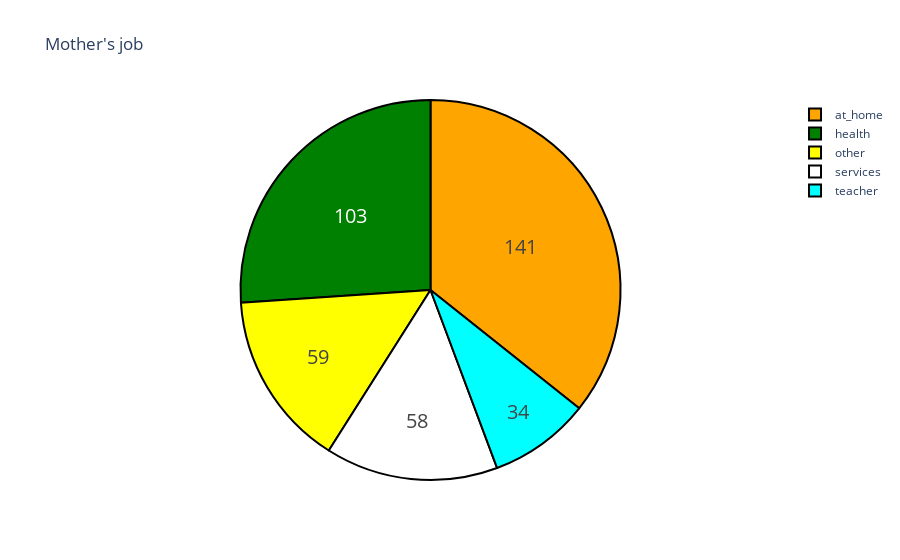

This figure's notebook cell:
### Markdown cell above
Most students live with their mother and father. We have a lot of information about parents of students. Let's see what the students mothers do. How many of them are doctors, housewives, and so on.

### Code cell
labels = data["Mjob"].unique().tolist()
amount = data["Mjob"].value_counts().tolist()

colors = ["orange", "green", "yellow", "white",'cyan']

trace = go.Pie(labels=labels, values=amount,
               hoverinfo='label+percent', textinfo='value', 
               textfont=dict(size=20),
               marker=dict(colors=colors, 
                           line=dict(color='#000000', width=2)))

dt = [trace]
layout = go.Layout(title="Mother's job")

fig = go.Figure(data=dt, layout=layout)
iplot(fig, filename = 'pi_chart')


#This block of code represents the same pattern of Health Status and Alcohol Consumption. This pie chart represents the Mother's job.

### Figure 1 — Plotly figure (JSON) as saved in the notebook; plotly's stock layout.template omitted (floating-point values rounded to 4 significant figures)
{"data": [{"hoverinfo": "label+percent", "labels": ["at_home", "health", "other", "services", "teacher"], "marker": {"colors": ["orange", "green", "yellow", "white", "cyan"], "line": {"color": "#000000", "width": 2}}, "textfont": {"size": 20}, "textinfo": "value", "type": "pie", "values": [141, 103, 59, 58, 34]}], "layout": {"title": {"text": "Mother's job"}}}
